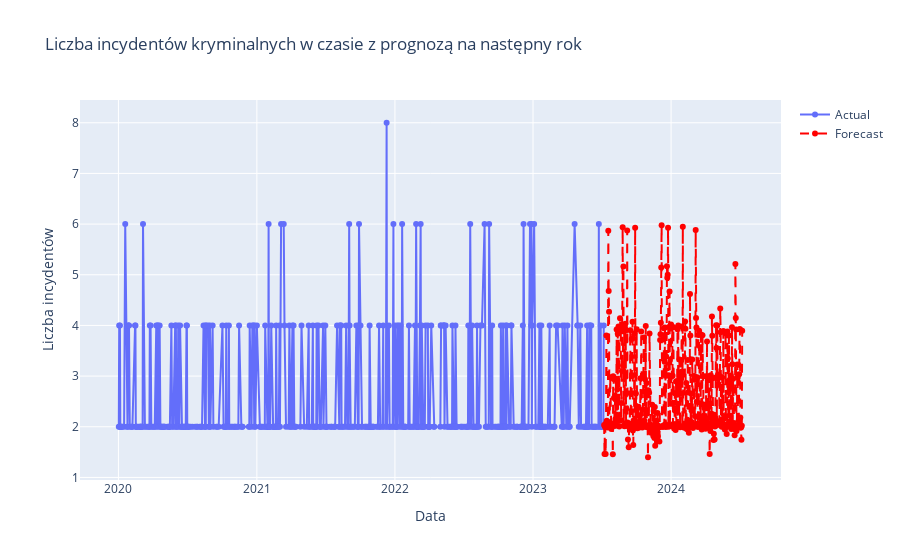

The notebook cell saved with this chart:
### Code cell
import pandas as pd
import numpy as np
import matplotlib.pyplot as plt
import xgboost as xgb
from sklearn.model_selection import train_test_split
from sklearn.metrics import mean_squared_error
import plotly.graph_objects as go

# Tworzenie ramki danych


# Grupowanie i agregacja danych
df['Date'] = pd.to_datetime(df[['Year', 'Month', 'Day']])
df_grouped = df.groupby('Date')['IncidentCount'].sum().reset_index()

# Przygotowanie danych do modelu XGBoost
df_grouped['Month'] = df_grouped['Date'].dt.month
df_grouped['Day'] = df_grouped['Date'].dt.day

X = df_grouped[['Month', 'Day']]
y = df_grouped['IncidentCount']

# Podział danych na zbiór treningowy i testowy
X_train, X_test, y_train, y_test = train_test_split(X, y, test_size=0.2, random_state=42)

# Dopasowanie modelu XGBoost
model = xgb.XGBRegressor(objective ='reg:squarederror', seed=42)
model.fit(X_train, y_train)

# Prognoza na następny rok
next_year_dates = pd.date_range(start=df_grouped['Date'].max() + pd.DateOffset(days=1), end=df_grouped['Date'].max() + pd.DateOffset(years=1), freq='D')
next_year_X = pd.DataFrame({'Month': next_year_dates.month, 'Day': next_year_dates.day})
forecast = model.predict(next_year_X)

# Wykres szeregu czasowego z prognozą
fig = go.Figure()

# Dodanie rzeczywistych danych
fig.add_trace(go.Scatter(x=df_grouped['Date'], y=df_grouped['IncidentCount'], mode='lines+markers', name='Actual'))

# Dodanie prognoz
fig.add_trace(go.Scatter(x=next_year_dates, y=forecast, mode='lines+markers', name='Forecast', line=dict(color='red', dash='dash')))

# Aktualizacja układu wykresu
fig.update_layout(title='Liczba incydentów kryminalnych w czasie z prognozą na następny rok', xaxis_title='Data', yaxis_title='Liczba incydentów')

# Wyświetlenie wykresu
fig.show()
# Zapisywanie wykresu do pliku HTML
fig.write_html("forecast_plot1_1.html")

### Figure 1 — Plotly figure (JSON) as saved in the notebook; plotly's stock layout.template omitted (floating-point values rounded to 4 significant figures; data arrays with more than 128 entries replaced by an {"elided": "..."} marker saying what was removed)
{"data": [{"mode": "lines+markers", "name": "Actual", "type": "scatter", "x": {"elided": "508 str values"}, "y": {"elided": "508 int values"}}, {"line": {"color": "red", "dash": "dash"}, "mode": "lines+markers", "name": "Forecast", "type": "scatter", "x": {"elided": "366 str values"}, "y": {"elided": "366 float values"}}], "layout": {"title": {"text": "Liczba incydentów kryminalnych w czasie z prognozą na następny rok"}, "xaxis": {"title": {"text": "Data"}}, "yaxis": {"title": {"text": "Liczba incydentów"}}}}
